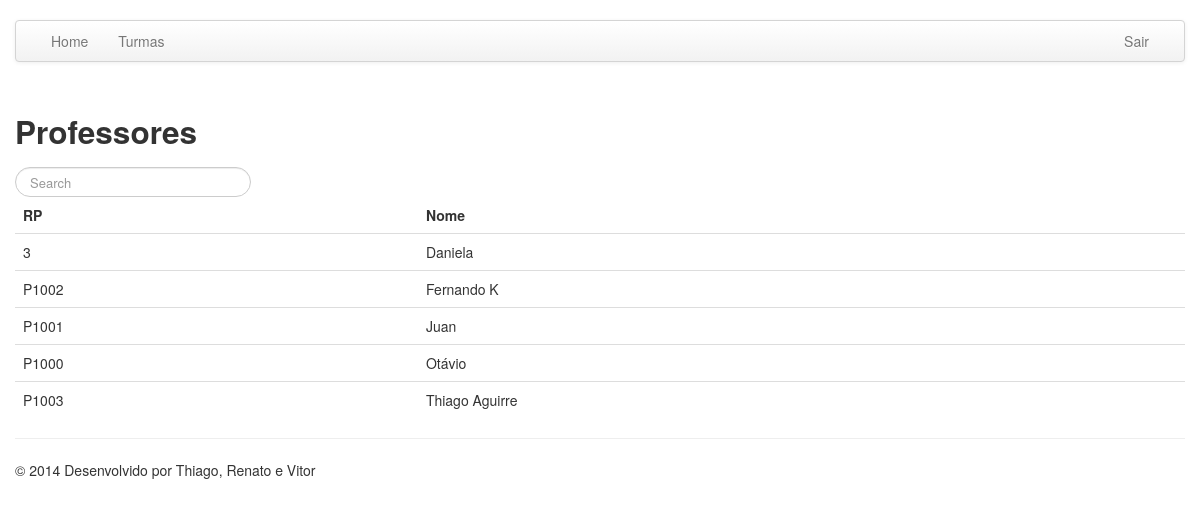
The app's page /professores.php (signed in) with its own data.
### tables this page shows
CREATE TABLE IF NOT EXISTS `professores` (
  `rp` varchar(10) NOT NULL,
  `nome` varchar(100) NOT NULL,
  `sexo` varchar(1) NOT NULL,
  `email` varchar(100) NOT NULL,
  PRIMARY KEY (`rp`)
);

### professores.php (the view, shortened to what this page needs)
<?php include "header.php";?>
<?php
if($_SESSION['permissao'] > 0)
{
?>
	<?php
	if(isset($_GET['id']))
	{
		if($_GET['id'] == "novo")
		{
				echo '<h3>Cadastro de Professor</h3>';
		}
		else
		{
				echo '<h3>Edição de Professor</h3>';
		}
	?>
		<br />
		<form action="professores.php" method="post" id="formProfessor"  name="formProfessor" class="form-horizontal" onSubmit="return verificaFormProfessor(this);">
			<input type="hidden" name="oque" value="<?php echo $_GET['id']; ?>" />
			<div class="row">
				<div class="span6">
					<div class="control-group">
						<label class ="control-label"></label>
						<div class="controls"><h4>Informações Pessoais</h4></div>
					</div>
					 <div class="control-group">
						<label class ="control-label" >RP:</label>
						<div class="controls"><input class="input-small" type="text" id="rp" name="rp" value="<?php echo $row['rp']; ?>" maxlength="8" <?php if($row['rp'] != "")echo "disabled"; ?> required/></div>
					</div>
					 <div class="control-group">
						<label class ="control-label" >Senha:</label>
						<div class="controls"><input class="input-xlarge" type="text" id="senha" name="senha" value="<?php if($row['ra']!="")echo 'Não Alterar';?>" maxlength="100" required/></div>
					</div>
					 <div class="control-group">
						<label class ="control-label" >Nome:</label>
						<div class="controls"><input class="input-xlarge" type="text" id="nome" name="nome" value="<?php echo $row['nome']; ?>" maxlength="100" required/></div>
					</div>
					<div class="control-group">
						<label class ="control-label">Sexo:</label>
						<div class="controls">
							<select name="sexo">
							    <option value="M" <?php if($row['sexo'] == "M") echo 'selected'; ?>>Masculino</option>
							    <option value="F" <?php if($row['sexo'] == "F") echo 'selected'; ?>>Feminino</option>
							</select>
						</div>
					</div>
					<div class="control-group">
						<label class ="control-label">E-mail:</label>
						<div class="controls"><input class="input-xlarge" type="text" name="email" value="<?php echo $row['email']; ?>" maxlength="100"/></div>
					</div>
					<div class="control-group">
						<label class ="control-label"></label>
						<div class="controls"></div>
					</div>
					<div class="control-group">
						<label class ="control-label"></label>
						<div class="controls"><input class="btn btn-large btn-primary" type="submit" name="enviar" value="Enviar" /></div>
					</div>
				</div>
			</div>
			</form>
			<?php
	}else
	{ ?>
			<h2>Professores</h2>
			<div class="row">
				<div class="span6">
					<form class="navbar-search pull-left">
					  <input type="text" class="search-query" placeholder="Search" onkeyup="BuscaItemTabela(this);">
					</form>
				</div>
				<div class="span6">
				</div>
			</div>
			<table class="table table-hover">
				<thead>
					<tr>
						<th>RP</th>
						<th>Nome</th>
					</tr>
				</thead>
				<tbody>
				<?php
				$query="SELECT rp, nome FROM professores WHERE 1 order by nome";
				$result = mysql_query($query);
				while($row = mysql_fetch_array($result)) {
				echo '
						<tr class="itens_tabela">
						<td>' . $row['rp'] . '</td>
						<td>' . $row['nome'] . '</td>
						';
				}
				?>
				</tbody>
			</table>
    <?php
    }
}
	include "footer.php";
?>

### records on screen
professores: rp "3", nome "Daniela"
professores: rp "P1002", nome "Fernando K"
professores: rp "P1001", nome "Juan"
professores: rp "P1000", nome "Otávio"
professores: rp "P1003", nome "Thiago Aguirre"
